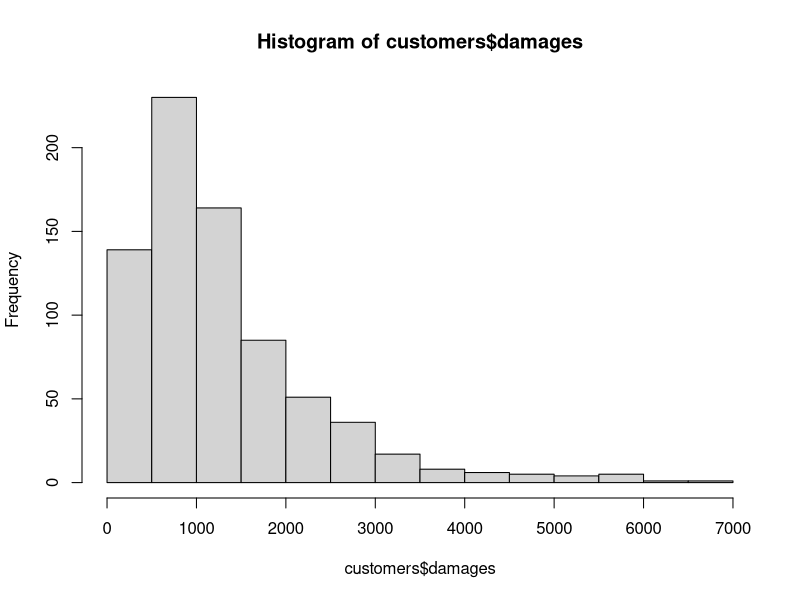

Write R code to recreate this figure.
## ---- chunk 1
library(tidyverse)
## ---- chunk 2
set.seed(53523)

#Simulate Data
n_customers <- 1000
damages <- round(rexp(n_customers, 1/1000),2)
deductible <- round(runif(n_customers, min = 0, max = 600))
limit <- round(runif(n_customers, min = 5000, max = 20000))

#combine data into one data frame
customers <- as.data.frame(cbind(deductible, limit, damages))
#censor data
customers[(damages < deductible),]$damages = NA 
customers[(limit < damages),]$damages = NA
hist(customers$damages)

#Separate into observed and unobserved data frames
observed_data <- customers[!is.na(customers$damages),]
unobserved_data <- customers[is.na(customers$damages),]


#EM Algorithm
sum_observed <- sum(observed_data$damages)

#Initialize theta
theta_new <- 500
theta <- 0

#iterate until difference between previous theta and new theta is small
while((theta - theta_new)^2 > 0){
  theta <- theta_new
  
  #Expectation step
  m <- min(theta, unobserved_data$deductible)
  
  numerator <- m-m*exp(-unobserved_data$deductible/theta) +
      (unobserved_data$limit +theta)*exp(-unobserved_data$limit/theta)
    
  denominator <- theta -(unobserved_data$deductible + theta)*
    exp(-unobserved_data$deductible/theta) + 
    (unobserved_data$limit + theta)*exp(-unobserved_data$limit/theta)

  expectation <- sum_observed + sum(numerator/denominator)
  
  #Maximization step
  theta_new <- (expectation)/n_customers
}
theta_new #display outcome
